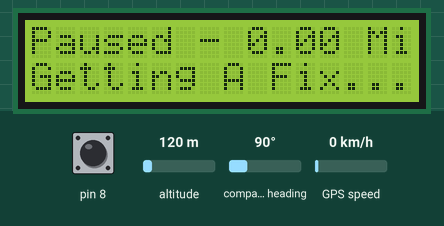
Bench run of a sketch on a simulated Arduino Uno, built with avr-gcc and run on an emulated ATmega328P. On the bench: 16×2 character LCD. The test bench sets the inputs (shaded band); at power-on: pin 8 LOW, GPS speed 0 km/h, altitude 120 m, compass heading 90°. The GPS gets a fix after 3 s at 37.7749, -122.4194 with 8 satellites.

Above: at 1.2 s.
1.3 s: pin 8 driven HIGH
At 2.6 s:
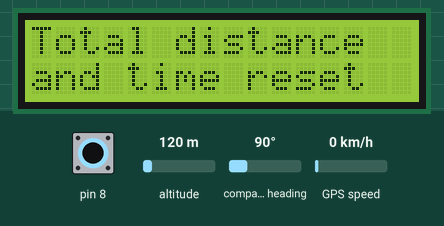
4.3 s: pin 8 driven LOW
At 5.5 s:
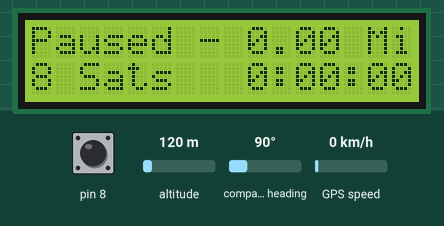
5.8 s: pin 8 pulsed HIGH 2 times (0.12 s each, 0.3 s apart)
At 7.1 s:
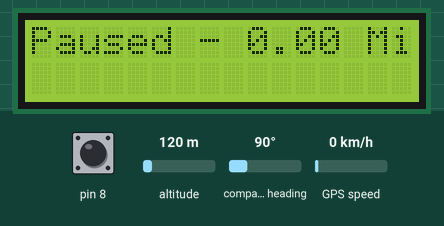
9.4 s: GPS speed set to 2 km/h
At 12.1 s:
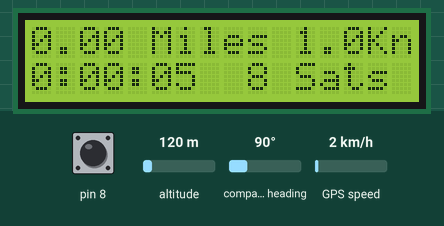
12.4 s: GPS speed set to 30 km/h
At 15.1 s:
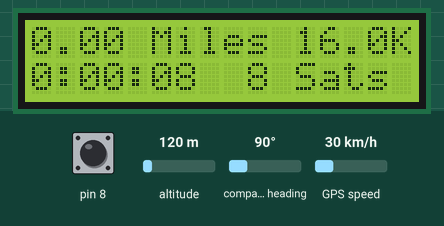
15.4 s: GPS speed set to 60 km/h
At 18.1 s:
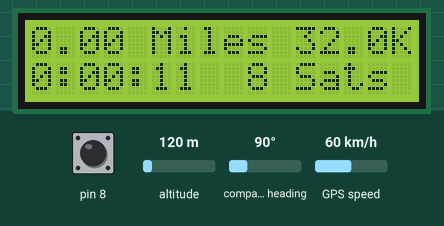
Timing chart, 0 to 19.4 s (numbered marks = the images above; inputs shaded):
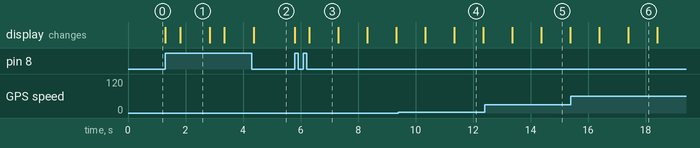

Measured:
- after the input at 1.3 s, the display: first changes at once (image 1 shows a later state)
- after the input at 4.3 s, the display: changes after 0.07 s (image 2)
- after the input at 5.8 s, the display: first changes at once (image 3 shows a later state)
- what the display in image 1 shows lasts 1.0 s, from 1.8 s to 2.8 s

The sketch:

R6_Tracker.ino
```cpp
/*~~~~~~~~~~~~~~~~~~~~~~~~~~~~~~~~~~~~~~~~~~~~~~~~~~~~~~~~~~~~~~~~~~~~~~~~~~~~~~~~~~~~~~~~~~~~~~~~~~~~~~~
 This code is based off of an example from https://learn.adafruit.com/gps-dog-collar/code
 I originally intended to use it to make a homemade GPS watch,
 but now I'm planning on using it for a distance tracker for when I'm kayaking.
 I'm looking at adding in support for writing waypoints to the EEPROM and getting rid of the "goal"
 feature, as well as writing a matlab GUI to take the waypoints and overlay them on a map
~~~~~~~~~~~~~~~~~~~~~~~~~~~~~~~~~~~~~~~~~~~~~~~~~~~~~~~~~~~~~~~~~~~~~~~~~~~~~~~~~~~~~~~~~~~~~~~~~~~~~~~~*/

//Connect GPS TX to Arduino Uno Pin D3
//Connect GPS RX to Arduino Uno Pin D2
//Connect momentary switches between the 5V rail and pins D9 and D8, with 10K pulldowns to GND
//Connect your 16x2 LCD to digital pins 12, 11, 7, 6, 5, and 4

// Link the following libraries
#include <SoftwareSerial.h>
#include <TinyGPS.h> // This library can be found at http://arduiniana.org/libraries/tinygps/
#include <Wire.h>
#include <LiquidCrystal.h>


LiquidCrystal LCD(12, 11, 7, 6, 5, 4); // Define which pins the LCD is connected to

TinyGPS gps; // Create a name for the GPS module (used for sending commands to it)
SoftwareSerial nss(3,2); // Set up a software serial connection to the GPS module

// Function Prototypes
static void gpsdump(TinyGPS &gps);
static bool feedgps();
static void changemode();
void printLCDFloat(double number, int digits);
void timekeep();

// Set the desired goal to 3 miles (this can be changed using the goal button)
//float GOAL = 3; // Distances can include decimal points

// Global variables for maximum speed and last known position (not all are used)
float maxSpeed = 0;
float lastFlat = 0;
float lastFlon = 0;
long totalDistance = 0;
float fDist;

// Global variables for saving elapsed time
int seconds;
int tseconds;
int minutes;
int tminutes;
int hours;

boolean start = 1;
int i = 0; // Counting variable for loops
int run = 0; // Variable used to switch between stop/start modes

// Setup loop: Runs once at boot
void setup() {
  nss.begin(9600); // Start a software serial connection with the GPS module, WAS 9600
  LCD.begin(16, 2); // Initialize the interface to the 16x2 lcd screen...
  LCD.clear(); //... and clear whatever's on the screen

 // Serial.begin(9600);

  // Set up digital pins 8 and 9 for button inputs (Start/Stop and Goal)
  pinMode(8, INPUT);
  //pinMode(9, INPUT);

  // Print to the LCD that the GPS module is acquiring satellites
  LCD.setCursor(0,1);
  LCD.print("Getting A Fix...");
}

// Main loop: Repeats endlessly after the Setup loop has finished
void loop() {

 //-------------------------------------When time is stopped---------------------------------
  while(run == 0){ // Do the following things while the run vairable is set to FALSE

    // If the Start/Stop button is pressed call the changemode() function
    if(digitalRead(8) == HIGH) changemode(); // changemode toggles the 'run' variable

    // If there is new data available from the GPS module ...
    if(feedgps()) {
      // On the second line of the display...
      LCD.setCursor(0, 1);
      // Print the number of satellites that the module is connected to
      // (i.e. that it's ready to use for tracking)
      LCD.print(gps.satellites() == TinyGPS::GPS_INVALID_SATELLITES ? 0 : gps.satellites());
      LCD.print(" ");
      LCD.print("Sats   ");
      // Also print the current runtime, this is 0:00:00 at boot
      LCD.print(hours);
      LCD.print(":");
      LCD.print(tminutes);
      LCD.print(minutes);
      LCD.print(":");
      LCD.print(tseconds);
      LCD.print(seconds);
    }

    LCD.setCursor(0,0); // On the first line of the display...
    LCD.print("Paused - "); // Indicate that the time/tracking is stopped
    fDist = totalDistance; // Create a temporary variable for the total distance traveled
    fDist *= 0.000621371192; // Then convert that distance from meters to miles ...
    printLCDFloat(fDist, 2); // ... And print it to the LCD to two decimal places ...
    LCD.print(" Mi"); // ... Indicating that it's a distance in miles
  }

  //-------------------------------------When time is running---------------------------------
  while(run == 1) { // Do the following things while the run variable is set to TRUE
                    // this while loop is the outer loop (see block comment)

    /* This loop works by incrememnting the time that it has been excecuting for in millis.
    * Every 1000 millis (1 second), the code in the outside of the loop excecutes.
    * During the time in between each second, the inner loop excecutes
    */

    if(digitalRead(8)== HIGH)  changemode(); // Check on the start/stop button


    bool newdata = false; // Indicate that any new data has been processesd
    unsigned long start = millis(); // Create a timing variable

    // This while loop is the inner loop, and excecutes in the time between each second
    while (millis() - start < 1000) { // while the time is between 0 and 1 seconds
      if(digitalRead(8)== HIGH) changemode(); // Check on the start/stop button
      if (feedgps()) newdata = true; // if there is new data available, set boolean newdata to TRUE
    }

    seconds++; // Every time the inner loop is broken out of, increment the time in seconds ...
    timekeep(); // ... and update the global time in H:MM:SS
    gpsdump(gps); // Then send the current gps data to the gpsdump() loop

    // On the second line of the display, print out the current time
    LCD.setCursor(0,1);
    String timestring;
    timestring = String(hours)+":"+String(tminutes)+String(minutes)+":"+String(tseconds)+String(seconds)+"  ";
    LCD.print(timestring);

    //and the number of sats
    LCD.print(gps.satellites() == TinyGPS::GPS_INVALID_SATELLITES ? 0 : gps.satellites());
    LCD.print(" ");
    LCD.print("Sats   ");

  }
}

/* gpsdump function: consumes data from the GPS module, extracts the latitude, longitude, age, date,
* and time, and then calculates the total distance traveled and the percentage of the goal reached
* and prints it all to the LCD, returning nothing.
*/
static void gpsdump(TinyGPS &gps) {
  float flat, flon; // Create floating point variables for the latitude and longitude
  unsigned long age, date, time; // and integer values for age, date, and time

  // Then write the current lat, long, and age to the newly created vars
  gps.f_get_position(&flat, &flon, &age);

  // If movement has been detected
  if (gps.f_speed_kmph() > 3.9) {
    if (start == 1) { //  If the boolean variable start is set to TRUE
      start = 0; // Set it to false
      lastFlat = flat; // And replace the last lat and long values with the current ones
      lastFlon = flon;
    }
    else { // If the boolean variable start is set to FALSE
      // Update the total distance traveled using the calc_dist function
      totalDistance = totalDistance + calc_dist(flat, flon, lastFlat, lastFlon);
      lastFlat = flat; // And then replace the last lat and long values with the current ones
      lastFlon = flon;
    }
  }

  // Clear the LCD, and prepare to write to the first line of it
  LCD.clear();
  LCD.setCursor(0,0);

  fDist = totalDistance; // Store the distance to temporary variable fDist
  //convert meters to miles
  fDist *= 0.000621371192; // Convert that stored number from meters to miles
  printLCDFloat(fDist, 2); // And then print it to the LCD,
  LCD.print(" Miles "); // Indicating that it's in miles

  float speed =  gps.speed()/100; // Then, create a decimal number for the percent of the goal reached
  printLCDFloat(speed, 1); // Turn the decimal into a percent and print it to the LCD
  LCD.print("Kn");

  //Debug to make sure I'm not getting any overflow
  //Serial.println(nss.overflow() ? "YES!" : "No");


}

/* printLCDFloat function: consumes a decimal number (number) and the number of decimal places
* to print out (digits), and then prints that number at the specified length to the LCD screen,
* returning nothing
*/
void printLCDFloat(double number, int digits) {

  if (number < 0.0) { // If the number being passed is negative,
     LCD.print("-"); // print a negative sign before it
     number = -number; // and then set it to a positive number so that the rest of the function can use it
  }

  // Round correctly so that print(1.999, 2) prints as "2.00"
  double rounding = 0.5;
  for (uint8_t i=0; i<digits; ++i) rounding /= 10.0;
  number += rounding;

  // Extract the integer part of the number and print it
  unsigned long int_part = (unsigned long)number;
  double remainder = number - (double)int_part;
  char sTemp[10];
  ltoa(int_part, sTemp, 10);
  LCD.print(sTemp);

  // Print the decimal point, but only if there are digits beyond
  if (digits > 0) LCD.print(".");

  // Extract digits from the remainder one at a time
  while (digits-- > 0) {
    remainder *= 10.0;
    int toPrint = int(remainder);
    ltoa(toPrint, sTemp, 10);
    LCD.print(sTemp); // and print them to the LCD
    remainder -= toPrint;
  }
}

/* feedgps: consumes nothing and returns a boolean value indicating whether or not new
* data is available from the GPS module
*/

static bool feedgps() {
  // while a connection to the GPS module has been established...
  while (nss.available()) {
    if (gps.encode(nss.read())) // If new data is available,
      return true; // Exit the function and return TRUE
  }
  return false; // Otherwise, exit the function and return FALSE
}

/* calc_dist: consumes the current and previous latitude and longitude values and
* converts them into vectors, accounting for the curvature of the earth. The function
* returns the calculated distance between the current and previous lat/long points in
* meters
*/
unsigned long calc_dist(float flat1, float flon1, float flat2, float flon2) {

  float dist_calc=0;
  float dist_calc2=0;
  float diflat=0;
  float diflon=0;

  diflat=radians(flat2-flat1);
  flat1=radians(flat1);
  flat2=radians(flat2);
  diflon=radians((flon2)-(flon1));

  dist_calc = (sin(diflat/2.0)*sin(diflat/2.0));
  dist_calc2= cos(flat1);
  dist_calc2*=cos(flat2);
  dist_calc2*=sin(diflon/2.0);
  dist_calc2*=sin(diflon/2.0);
  dist_calc +=dist_calc2;

  dist_calc=(2*atan2(sqrt(dist_calc),sqrt(1.0-dist_calc)));

  dist_calc*=6371000.0; //Converting to meters
  return dist_calc;
}

/* changemode: consumes nothing and toggles the run variable.  While the function is
* excecuting, it looks to see if the momentary switch for start/stop is being held down.
* if so, it resets the elapsed time and current distance traveled.
*/
static void changemode() {

 LCD.clear(); // Clear the LCD screen
 static unsigned long last_interrupt_time = 0; // Used to debounce button press
 unsigned long interrupt_time = millis(); // Used to debounce button press
 if (interrupt_time - last_interrupt_time > 200) { // If the button has been pressed..
   // invert the value of run
   if (run==0) run++;
   else run = 0;
 }

 if (digitalRead(8) == HIGH){ // If the button is being held down ...
   delay(500); // Wait to make sure it's not a glitch
   if(digitalRead(8) == HIGH){ // If the button is still being pressed down
     // Reset the total distance traveled and the current time
     totalDistance = 0;
     seconds = 0;
     tseconds = 0;
     minutes = 0;
     tminutes = 0;
     hours = 0;
     // Then clear the LCD and indicate that everything's been reset
     LCD.clear();
     LCD.setCursor(0,0);
     LCD.print("Total distance");
     LCD.setCursor(0,1);
     LCD.print("and time reset");
     delay(1000); // Wait a second so that the text has some time to stay on the screen
     run = 0; // Set the main loop into its stopped state (i.e. no tracking)
     LCD.clear(); // and clear the LCD
   }
 }
 last_interrupt_time = interrupt_time;
}


/* timekeep: consumes and returns nothing; this function is used to convert the current
* time from seconds to H:MM:SS with a different variable for each digit. Note that I'm doing this
* using the main loop's one second interrupts, but I could do this more accurately with the RTC
* on the ultimate GPS module (Sounds like a future update to me ...)
*/
void timekeep(){
  if(seconds > 9){ // If the elapsed time goes from :09 to :10 seconds...
    tseconds++; // Increase the variable for tens of seconds by 1
    seconds = 0; // And reset the value for seconds
  }

  if(seconds==0 & tseconds>5){ // If the elapsed time goes from :59 to 1:00...
    minutes++; // Increment the value for minutes
    seconds = 0; // and set the values for seconds and tens of seconds to :00
    tseconds = 0;
  }

   if(minutes>9){ // if the elapsed time goes from 9:59 to 10:00...
    tminutes++; // Increment the variable for tens of minutes
    seconds = 0; // and set the variables for X:XX to 0:00
    tseconds = 0;
    minutes = 0;
  }

  if(tminutes>5){ // if the elapsed time goes from 59:00 to 1:00:00
    hours++; // Increment the time in hours
    seconds = 0; // and set everything else to 00:00
    tseconds = 0;
    minutes = 0;
    tminutes = 0;
  }

  return; // break out of the function if none of the if loops are true
}
```
